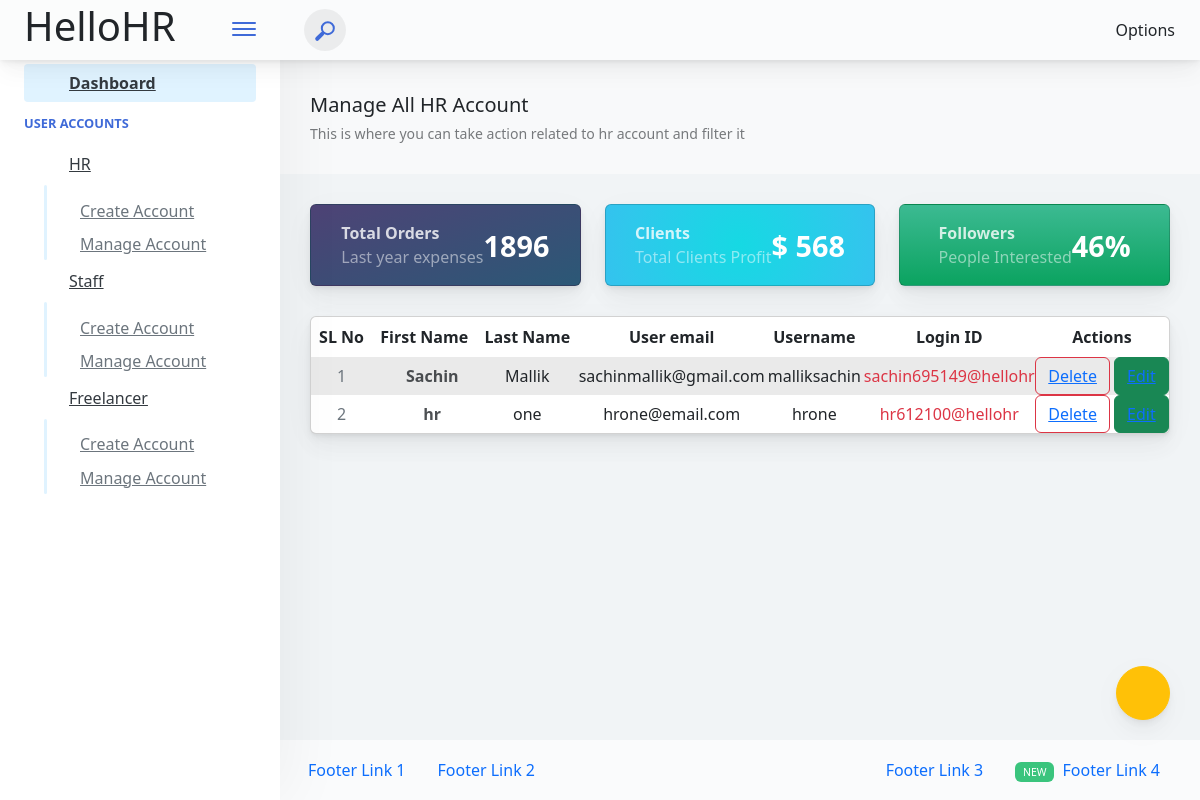
Before: /hellohr/admin/manage/companyHR (signed in) with the older database file.
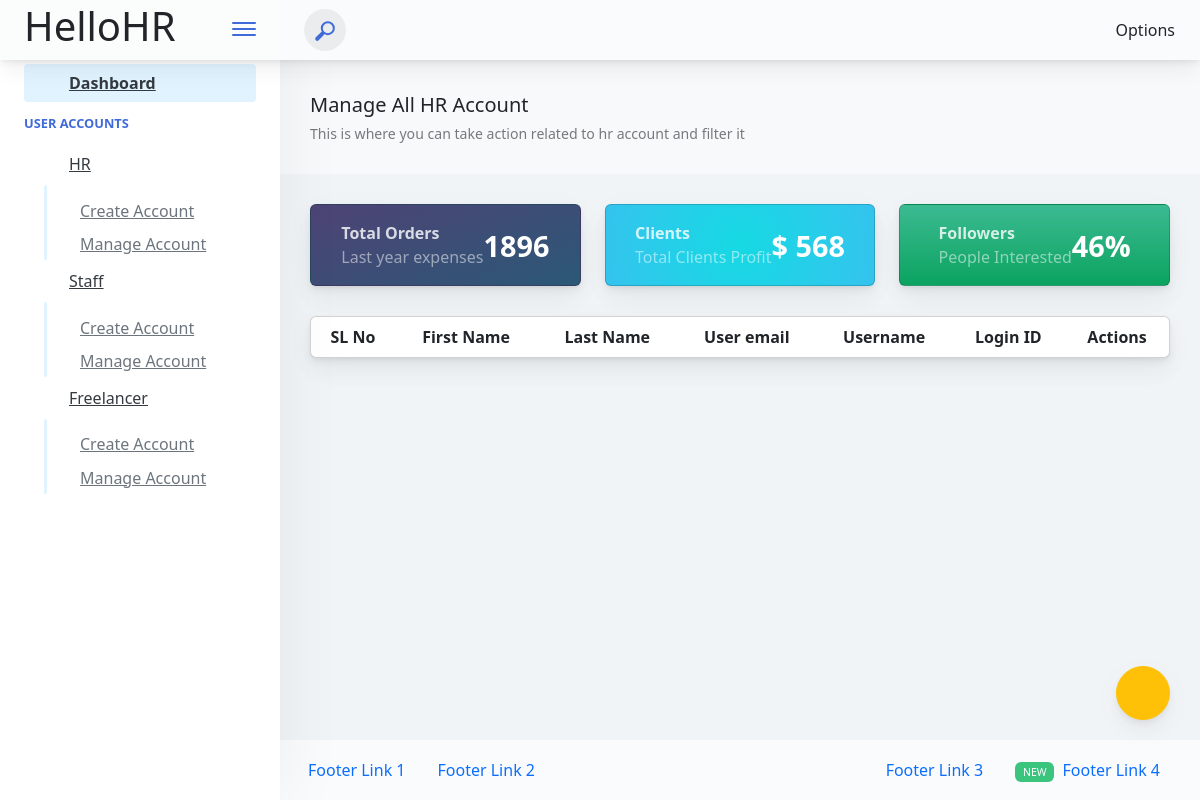
After: the same page with the newer database file.
### adminPanel/models.py (models this page shows)
class CompanyHR(models.Model):
    GENDER = (
        ('M', 'M'), # Male
        ('F', 'F'), # Female
        ('O', 'O'), # Other
    )
    id = models.AutoField(primary_key=True)
    admin = models.OneToOneField(CustomUser, on_delete=models.CASCADE)
    hr_email = models.CharField(max_length=30)
    mobile_no = models.CharField(max_length=10)
    gender = models.CharField(max_length=1, null=True, choices=GENDER)
    profile_pic = models.FileField(default='avatar.png', upload_to='companyHR/')
    address = models.TextField()
    password = models.CharField(max_length=15)
    isDelete = models.BooleanField(default=False)
    birth_date = models.DateTimeField(null=True, blank=True)
    created_at = models.DateTimeField(auto_now_add=True)
    updated_at = models.DateTimeField(auto_now_add=True)
    objects = models.Manager()

class CustomUser(AbstractUser):
    user_type_data = ((1,'Admin'),(2,'CompanyHR'), (3,'Staff'), (4, 'Freelancer'))
    create_type_data = ((1, 'OWN'),(2, 'Admin'))
    user_type = models.CharField(default=1, choices=user_type_data, max_length=10)
    create_type = models.CharField(default=1, choices=create_type_data, max_length=10)
    isDelete = models.BooleanField(default=False)

### adminPanel/adminViews.py (the view)
# urls.py: path('admin/manage/companyHR', adminViews.manage_company_hr, name='manage-compay-hr'),
@login_required(login_url="login")
@cache_control(no_cache=True, must_revalidate=True, no_store=True)
def manage_company_hr(request):
    company_hr = CompanyHR.objects.filter(isDelete=False)
    context = {
        'companyhrs': company_hr,
    }
    return render(request, 'admin-panel/companyHR/manage-companyhr.html', context)

### adminPanel/LoginCheckMiddleWare.py (called while the page is built, shortened)
    def process_view(self,request,view_func,view_args,view_kwargs):
        modulename=view_func.__module__
        user=request.user
        if user.is_authenticated:
            if user.user_type == "1":
                if modulename == "adminPanel.adminViews":
                    pass
                elif modulename == "adminPanel.views":
                    pass
                else:
                    return HttpResponseRedirect(reverse('adminPanel:admin-dashboard'))
            else:
                return HttpResponseRedirect(reverse('login'))

### templates/admin-panel/companyHR/manage-companyhr.html (shortened to what this page needs)
{% extends 'admin-panel/index.html' %}
{% load static %}
{% block content %}
<div class="app-main__inner">
    <div class="app-page-title">
        <div class="page-title-wrapper">
            <div class="page-title-heading">
                <div>Manage All HR Account
                    <div class="page-title-subheading">This is where you can take action related to hr account and filter it
                    </div>
                </div>
            </div>
        </div>
    </div>
    <div class="row">
        <div class="col-md-6 col-xl-4">
            <div class="card mb-3 widget-content bg-midnight-bloom">
                <div class="widget-content-wrapper text-white">
                    <div class="widget-content-left">
                        <div class="widget-heading">Total Orders</div>
                        <div class="widget-subheading">Last year expenses</div>
                    </div>
                    <div class="widget-content-right">
                        <div class="widget-numbers text-white"><span>1896</span></div>
                    </div>
                </div>
            </div>
        </div>
        <div class="col-md-6 col-xl-4">
            <div class="card mb-3 widget-content bg-arielle-smile">
                <div class="widget-content-wrapper text-white">
                    <div class="widget-content-left">
                        <div class="widget-heading">Clients</div>
                        <div class="widget-subheading">Total Clients Profit</div>
                    </div>
                    <div class="widget-content-right">
                        <div class="widget-numbers text-white"><span>$ 568</span></div>
                    </div>
                </div>
            </div>
        </div>
        <div class="col-md-6 col-xl-4">
            <div class="card mb-3 widget-content bg-grow-early">
                <div class="widget-content-wrapper text-white">
                    <div class="widget-content-left">
                        <div class="widget-heading">Followers</div>
                        <div class="widget-subheading">People Interested</div>
                    </div>
                    <div class="widget-content-right">
                        <div class="widget-numbers text-white"><span>46%</span></div>
                    </div>
                </div>
            </div>
        </div>
    </div>
    <div class="row">
        <div class="col-md-12">
            <div class="main-card mb-3 card">
                <div class="table-responsive">
                    <table class="align-middle mb-0 table table-borderless table-striped table-hover">
                        <thead>
                            <tr>
                                <th class="text-center">SL No</th>
                                <th class="text-center">First Name</th>
                                <th class="text-center">Last Name</th>
                                <th class="text-center">User email</th>
                                <th class="text-center">Username</th>
                                <th class="text-center">Login ID</th>
                                <th class="text-center">Actions</th>
                            </tr>
                        </thead>
                        <tbody>
                            {% for hr in companyhrs %}
                            <tr>
                                <td class="text-center text-muted p-0">{{ forloop.counter }}</td>
                                <td class="text-center p-0">
                                    <div class="widget-content p-0">
                                        <div class="widget-content-wrapper">
                                            <div class="widget-content-left flex2">
                                                <div class="widget-heading">{{ hr.admin.first_name }}</div>
                                            </div>
                                        </div>
                                    </div>
                                </td>
                                <td class="text-center p-0">{{ hr.admin.last_name }}</td>
                                <td class="text-center p-0">
                                    {{ hr.hr_email }}
                                </td>
                                <td class="text-center p-0">{{ hr.admin.username }}</td>
                                <td class="text-center p-0 text-danger">{{ hr.admin.email }}</td>
                                <td class="text-center p-0">
                                    <div class="d-block text-center">
                                        <button class="btn-icon btn-icon-only btn btn-outline-danger"><a href="{% url 'adminPanel:delete-company-hr' hr.admin.id %}">Delete</a></button>
                                        <button class="btn-wide btn btn-success"><a href="{% url 'adminPanel:update-company-hr' hr.admin.id %}">Edit</a></button>
                                    </div>
                                </td>
                            </tr>
                            {% endfor %}
                        </tbody>
                    </table>
                </div>
            </div>
        </div>
    </div>
</div>
{% endblock %}

### templates/admin-panel/index.html (shortened to what this page needs)
{% load static %}
<!doctype html>
<html lang="en">
<head>
    <link rel="stylesheet" href="{% static './css/admin/main.css' %}">
    <link rel="stylesheet" href="{% static './css/admin/bootstrap.min.css' %}">
</head>
<body>
    <div class="app-container app-theme-white body-tabs-shadow fixed-sidebar fixed-header">
        <div class="app-header header-shadow">
            {% include 'admin-panel/inc/navbar.html' %}
        </div>
        {% include 'admin-panel/inc/theme.html' %}
        <div class="app-main">
            <div class="app-sidebar sidebar-shadow">
                <div class="scrollbar-sidebar">
                    {% include 'admin-panel/inc/sidebar.html' %}
                </div>
            </div>
            <div class="app-main__outer">
                {% block content %}
                {% endblock %}
                <div class="app-wrapper-footer">
                    {% include 'admin-panel/inc/footer.html' %}
                </div>
            </div>
        </div>
    </div>
</body>
</html>

### templates/admin-panel/inc/navbar.html (shortened to what this page needs)
{% load static %}
<div class="app-header__logo">
    <div class=""><h1>HelloHR</h1></div>
    <div class="header__pane ml-auto">
        <div>
            <button type="button" class="hamburger close-sidebar-btn hamburger--elastic" data-class="closed-sidebar">
                <span class="hamburger-box">
                    <span class="hamburger-inner"></span>
                </span>
            </button>
        </div>
    </div>
</div>
<div class="app-header__content">
    <div class="app-header-left">
        <div class="search-wrapper">
            <div class="input-holder">
                <button class="search-icon"><span></span></button>
            </div>
        </div>
    </div>
    <div class="app-header-right">
        <div class="header-btn-lg pr-0">
            <div class="widget-content p-0">
                <div class="widget-content-wrapper">
                    <div class="widget-content-left">
                        <div class="btn-group">
                            <a data-toggle="dropdown" aria-haspopup="true" aria-expanded="false" class="p-0 btn">
                                <i class="fa fa-angle-down ml-2 opacity-8"></i>Options
                            </a>
                        </div>
                    </div>
                </div>
            </div>
        </div>
    </div>
</div>

### templates/admin-panel/inc/theme.html (shortened to what this page needs)
{% load static %}
<div class="ui-theme-settings">
    <button type="button" id="TooltipDemo" class="btn-open-options btn btn-warning">
        <i class="fa fa-cog fa-w-16 fa-spin fa-2x"></i>
    </button>
</div>

### templates/admin-panel/inc/sidebar.html
{% load static %}
<div class="app-sidebar__inner">
    <ul class="vertical-nav-menu">
        <li>
            <a href="{% url 'adminPanel:admin-dashboard' %}" class="mm-active">
                Dashboard
            </a>
        </li>
        <li class="app-sidebar__heading">
            User Accounts
        </li>
        <li>
            <a href="#">
                HR
            </a>
            <ul>
                <li>
                    <a href="{% url 'adminPanel:add-company-hr' %}">
                        Create Account
                    </a>
                </li>
                <li>
                    <a href="{% url 'adminPanel:manage-compay-hr' %}">
                        Manage Account
                    </a>
                </li>
            </ul>
        </li>
        <li>
            <a href="#">
                Staff
            </a>
            <ul>
                <li>
                    <a href="{% url 'adminPanel:add-staff' %}">
                        Create Account
                    </a>
                </li>
                <li>
                    <a href="{% url 'adminPanel:manage-staff' %}">
                       Manage Account
                    </a>
                </li>
            </ul>
        </li>
        <li>
            <a href="#">
                Freelancer
            </a>
            <ul>
                <li>
                    <a href="{% url 'adminPanel:add-freelancer' %}">
                        Create Account
                    </a>
                </li>
                <li>
                    <a href="{% url 'adminPanel:manage-freelancer' %}">
                        Manage Account
                    </a>
                </li>
            </ul>
        </li>
    </ul>
</div>

### templates/admin-panel/inc/footer.html
{% load static %}
<div class="app-footer">
    <div class="app-footer__inner">
        <div class="app-footer-left">
            <ul class="nav">
                <li class="nav-item">
                    <a href="javascript:void(0);" class="nav-link">
                        Footer Link 1
                    </a>
                </li>
                <li class="nav-item">
                    <a href="javascript:void(0);" class="nav-link">
                        Footer Link 2
                    </a>
                </li>
            </ul>
        </div>
        <div class="app-footer-right">
            <ul class="nav">
                <li class="nav-item">
                    <a href="javascript:void(0);" class="nav-link">
                        Footer Link 3
                    </a>
                </li>
                <li class="nav-item">
                    <a href="javascript:void(0);" class="nav-link">
                        <div class="badge badge-success mr-1 ml-0">
                            <small>NEW</small>
                        </div>
                        Footer Link 4
                    </a>
                </li>
            </ul>
        </div>
    </div>
</div>

Changed rows visible on the page:
removed CompanyHR: admin.first_name "Sachin", admin.last_name "Mallik", hr_email "sachinmallik@gmail.com", admin.username "malliksachin", admin.email "sachin695149@hellohr"
removed CompanyHR: admin.first_name "hr", admin.last_name "one", hr_email "hrone@email.com", admin.username "hrone", admin.email "hr612100@hellohr"
